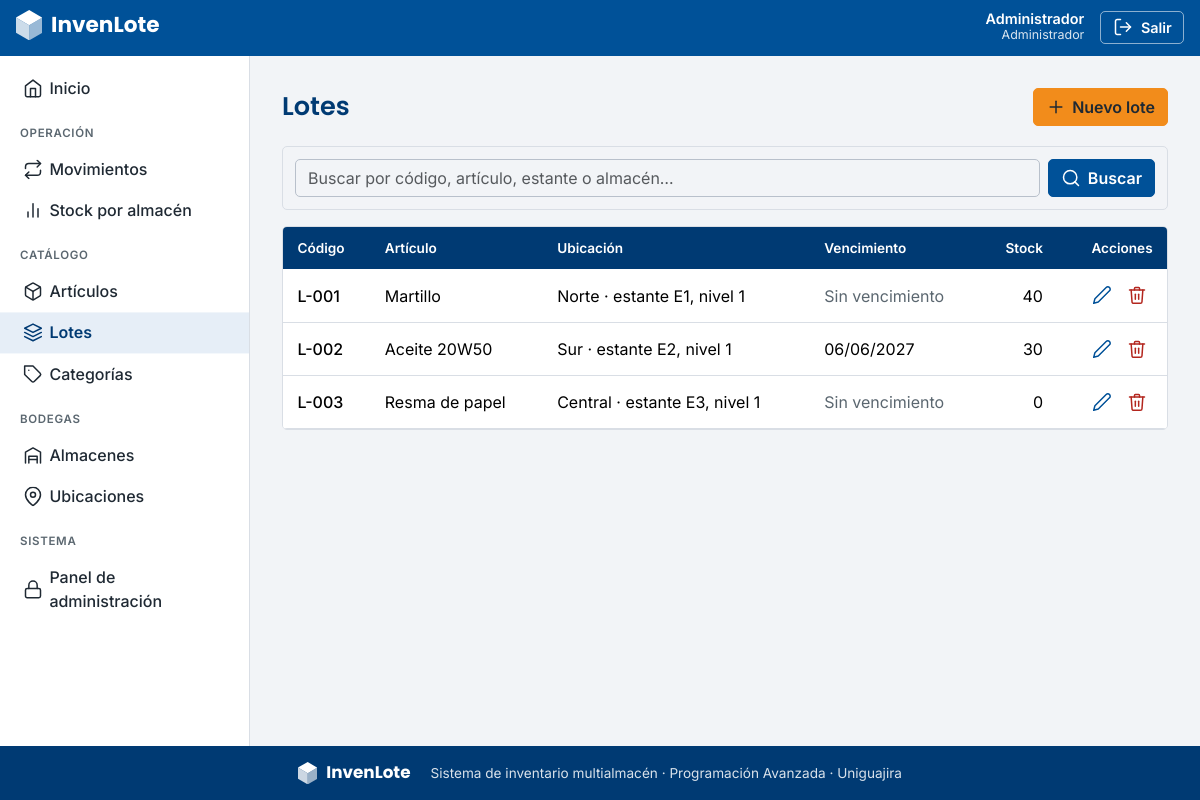
The page /lotes/ (signed in) on the database its author committed.
### apps/usuarios/models.py (models this page shows, shortened)
class Usuario(AbstractUser):
    class Rol(models.TextChoices):
        ADMIN = "ADMIN", "Administrador"
        JEFE = "JEFE", "Jefe de bodega"
        BODEGUERO = "BODEGUERO", "Bodeguero"
    pk_usu_id = models.BigAutoField(primary_key=True)
    usu_rol = models.CharField("rol", max_length=10, choices=Rol.choices, default=Rol.BODEGUERO)
    class Meta:
        db_table = "tbl_usuario"
        verbose_name = "usuario"
        verbose_name_plural = "usuarios"

### apps/lotes/models.py (models this page shows, shortened)
class Lote(models.Model):
    pk_lot_id = models.BigAutoField(primary_key=True)
    fk_art = models.ForeignKey(
        "articulos.Articulo", on_delete=models.CASCADE, related_name="lotes", verbose_name="artículo"
    )
    fk_ubi = models.ForeignKey(
        "ubicaciones.Ubicacion", on_delete=models.PROTECT, related_name="lotes", verbose_name="ubicación"
    )
    lot_codigo = models.CharField("código", max_length=30)
    lot_fecha_vencimiento = models.DateField("fecha de vencimiento", null=True, blank=True)
    class Meta:
        db_table = "tbl_lote"
        verbose_name = "lote"
        verbose_name_plural = "lotes"
    @admin.display(description="Stock actual")
    def stock_actual(self):
        r = self.detallemovimiento_set.aggregate(
            entradas=Sum("det_cantidad", filter=Q(fk_mov__mov_tipo="ENTRADA")),
            salidas=Sum("det_cantidad", filter=Q(fk_mov__mov_tipo="SALIDA")),
        )
        return (r["entradas"] or 0) - (r["salidas"] or 0)

### apps/articulos/models.py (models this page shows, shortened)
class Articulo(models.Model):
    pk_art_id = models.BigAutoField(primary_key=True)
    fk_cat = models.ForeignKey(
        "categorias.Categoria", on_delete=models.PROTECT, related_name="articulos", verbose_name="categoría"
    )
    art_codigo = models.CharField("código", max_length=30, unique=True)
    art_nombre = models.CharField("nombre", max_length=100)
    art_unidad = models.CharField("unidad", max_length=20)
    class Meta:
        db_table = "tbl_articulo"
        verbose_name = "artículo"
        verbose_name_plural = "artículos"

### apps/ubicaciones/models.py (models this page shows, shortened)
class Ubicacion(models.Model):
    pk_ubi_id = models.BigAutoField(primary_key=True)
    fk_alm = models.ForeignKey(
        "almacenes.Almacen", on_delete=models.CASCADE, related_name="ubicaciones", verbose_name="almacén"
    )
    ubi_estante = models.CharField("estante", max_length=20)
    ubi_nivel = models.CharField("nivel", max_length=20, blank=True)
    class Meta:
        db_table = "tbl_ubicacion"
        verbose_name = "ubicación"
        verbose_name_plural = "ubicaciones"

### apps/almacenes/models.py (models this page shows, shortened)
class Almacen(models.Model):
    pk_alm_id = models.BigAutoField(primary_key=True)
    alm_nombre = models.CharField("nombre", max_length=100)
    alm_direccion = models.CharField("dirección", max_length=150)
    class Meta:
        db_table = "tbl_almacen"
        verbose_name = "almacén"
        verbose_name_plural = "almacenes"

### apps/lotes/views.py (the view)
# urls.py: path("", views.LoteLista.as_view(), name="lista"),
class LoteLista(PermissionRequiredMixin, BusquedaMixin, ListView):
    model = Lote
    permission_required = "lotes.view_lote"
    campos_busqueda = ('lot_codigo', 'fk_art__art_nombre', 'fk_ubi__ubi_estante', 'fk_ubi__fk_alm__alm_nombre',)
    paginate_by = 10
    queryset = Lote.objects.select_related('fk_art', 'fk_ubi__fk_alm').order_by('lot_codigo')
    def get_context_data(self, **kwargs):
        contexto = super().get_context_data(**kwargs)
        hoy = timezone.localdate()
        contexto["hoy"] = hoy
        contexto["limite"] = hoy + timedelta(days=30)  # "por vencer" = vence en menos de 30 días
        return contexto

### config/context.py (called while the page is built)
def rol_usuario(request):
    usuario = request.user
    if not usuario.is_authenticated:
        return {}
    return {"rol": usuario.get_usu_rol_display()}

### config/mixins.py (called while the page is built)
    def get_queryset(self):
        consulta = super().get_queryset()
        texto = self.request.GET.get("q", "").strip()
        if texto and self.campos_busqueda:
            condicion = Q()
            for campo in self.campos_busqueda:
                condicion |= Q(**{f"{campo}__icontains": texto})
            consulta = consulta.filter(condicion)
        return consulta

    def get_context_data(self, **kwargs):
        contexto = super().get_context_data(**kwargs)
        contexto["q"] = self.request.GET.get("q", "").strip()
        parametros = self.request.GET.copy()
        parametros.pop("page", None)
        contexto["query"] = parametros.urlencode()
        return contexto

### templates/lotes/lote_list.html (shortened to what this page needs)
{% extends "base.html" %}
{% block contenido %}
{% url 'lotes:crear' as url_nuevo %}
{% include "includes/encabezado_lista.html" with titulo="Lotes" url_nuevo=url_nuevo texto_nuevo="Nuevo lote" permiso=perms.lotes.add_lote placeholder="Buscar por código, artículo, estante o almacén…" %}
<div class="card tabla-tarjeta">
  <div class="table-responsive">
    <table class="table align-middle mb-0">
      <thead><tr><th>Código</th><th>Artículo</th><th>Ubicación</th><th>Vencimiento</th><th class="text-end">Stock</th><th class="text-end">Acciones</th></tr></thead>
      <tbody>
        {% for obj in object_list %}
        <tr>
          <td class="fw-medium">{{ obj.lot_codigo }}</td><td>{{ obj.fk_art.art_nombre }}</td><td>{{ obj.fk_ubi.fk_alm.alm_nombre }} · estante {{ obj.fk_ubi.ubi_estante }}{% if obj.fk_ubi.ubi_nivel %}, nivel {{ obj.fk_ubi.ubi_nivel }}{% endif %}</td><td>{% include "includes/vencimiento.html" with lote=obj %}</td><td class="text-end">{{ obj.stock_actual }}</td>
          <td class="text-end">
            {% url 'lotes:editar' obj.pk as url_editar %}{% url 'lotes:eliminar' obj.pk as url_eliminar %}
            {% include "includes/acciones_fila.html" with url_editar=url_editar url_eliminar=url_eliminar puede_editar=perms.lotes.change_lote puede_eliminar=perms.lotes.delete_lote %}
          </td>
        </tr>
        {% empty %}
        <tr><td colspan="9" class="vacio">{% if q %}No hay resultados para «{{ q }}».{% else %}Todavía no hay lotes registrados.{% endif %}</td></tr>
        {% endfor %}
      </tbody>
    </table>
  </div>
</div>
{% endblock %}

### templates/includes/navbar.html (shortened to what this page needs)
<header class="barra-superior">
  <div class="barra-interna">
    <a class="marca" href="{% url 'inicio' %}" aria-label="InvenLote, ir al inicio">
      {% include "includes/logo.html" with blanco=True %}
    </a>
    {% if user.is_authenticated %}
    <div class="usuario">
      <div class="usuario-datos d-none d-sm-block">
        <div class="usuario-nombre">{{ user.get_full_name|default:user.username }}</div>
        <div class="usuario-rol">{{ rol }}</div>
      </div>
      <form method="post" action="{% url 'logout' %}">
        <button type="submit" class="btn-salir">{% include "includes/icono.html" with nombre="salir" %}<span>Salir</span></button>
      </form>
    </div>
    {% endif %}
  </div>
</header>

### templates/includes/icono.html
<svg class="ic" width="20" height="20" viewBox="0 0 24 24" aria-hidden="true" focusable="false"><use href="#i-{{ nombre }}"/></svg>

### templates/includes/vencimiento.html
{% if lote.lot_fecha_vencimiento %}
  {% if lote.lot_fecha_vencimiento < hoy %}
  <span class="estado-salida">{% include "includes/icono.html" with nombre="alert" %}Vencido · {{ lote.lot_fecha_vencimiento|date:"d/m/Y" }}</span>
  {% elif lote.lot_fecha_vencimiento <= limite %}
  <span class="estado-vencer">{% include "includes/icono.html" with nombre="clock" %}Por vencer · {{ lote.lot_fecha_vencimiento|date:"d/m/Y" }}</span>
  {% else %}{{ lote.lot_fecha_vencimiento|date:"d/m/Y" }}{% endif %}
{% else %}<span class="texto-suave">Sin vencimiento</span>{% endif %}

### templates/includes/acciones_fila.html (shortened to what this page needs)
<div class="acciones">
  {% if puede_editar %}<a class="icono-accion" href="{{ url_editar }}" title="Editar" aria-label="Editar">{% include "includes/icono.html" with nombre="pencil" %}</a>{% endif %}
  {% if puede_eliminar %}<a class="icono-accion peligro" href="{{ url_eliminar }}" title="Eliminar" aria-label="Eliminar">{% include "includes/icono.html" with nombre="trash" %}</a>{% endif %}
</div>

### static/invenlote/app.css (style rules this page uses)
:root { --il-azul: #005198; --il-azul-oscuro: #003A73; --il-naranja: #F28C1B; --il-gris: #F2F4F7; --il-texto: #1F2933; --il-suave: #5B6770; --il-borde: #D9DEE5; --il-rojo: #B3261E; --il-verde: #1E7B3A; --bs-primary: var(--il-azul); --bs-primary-rgb: 0, 81, 152; --bs-link-color: var(--il-azul); --bs-link-color-rgb: 0, 81, 152; --bs-link-hover-color: var(--il-azul-oscuro); --bs-body-color: var(--il-texto); --bs-body-bg: var(--il-gris); --bs-body-font-family: 'Inter', system-ui, -apple-system, 'Segoe UI', sans-serif; --bs-border-color: var(--il-borde); --bs-border-radius: 5px; --bs-border-radius-sm: 5px; --bs-border-radius-lg: 5px; }
body { background: var(--il-gris); color: var(--il-texto); display: flex; flex-direction: column; min-height: 100vh; }
a { text-decoration: none; }
.ic { flex: none; fill: none; stroke: currentColor; stroke-width: 1.8; stroke-linecap: round; stroke-linejoin: round; vertical-align: -4px; margin-right: .4rem; }
.barra-superior { background: var(--il-azul); color: #fff; position: sticky; top: 0; z-index: 1030; }
.barra-interna { display: flex; align-items: center; gap: .75rem; padding: .6rem 1rem; max-width: 1500px; margin: 0 auto; }
.marca { color: #fff; margin-right: auto; }
.usuario { display: flex; align-items: center; gap: 1rem; }
.usuario-nombre { font-weight: 600; font-size: .9rem; line-height: 1.1; text-align: right; }
.usuario-rol { font-size: .78rem; opacity: .85; text-align: right; }
.btn-salir { background: transparent; color: #fff; border: 1px solid rgba(255,255,255,.55); border-radius: 5px; padding: .3rem .7rem; font-weight: 600; font-size: .9rem; }
.btn-salir .ic { margin-right: .3rem; }
.card { border-color: var(--il-borde); border-radius: 5px; box-shadow: none; }
.tabla-tarjeta { overflow: hidden; }
.table { --bs-table-bg: #fff; margin-bottom: 0; }
.table thead th { background: var(--il-azul-oscuro); color: #fff; font-weight: 600; font-size: .85rem; white-space: nowrap; border-bottom: 0; padding: .7rem .9rem; }
.table td { padding: .65rem .9rem; vertical-align: middle; }
.acciones { display: inline-flex; gap: .25rem; }
.icono-accion { display: inline-flex; padding: .35rem; border-radius: 5px; color: var(--il-azul); }
.icono-accion .ic { margin: 0; }
.icono-accion.peligro { color: var(--il-rojo); }
.texto-suave { color: var(--il-suave); }

### rows shown on the page
Usuario: get_full_name "Administrador", first_name "Administrador"
Lote: lot_codigo "L-001", fk_art.art_nombre "Martillo", fk_ubi.fk_alm.alm_nombre "Norte", fk_ubi.ubi_estante "E1", fk_ubi.ubi_nivel "1", shows "Sin vencimiento", stock_actual "40"
Lote: lot_codigo "L-002", fk_art.art_nombre "Aceite 20W50", fk_ubi.fk_alm.alm_nombre "Sur", fk_ubi.ubi_estante "E2", fk_ubi.ubi_nivel "1", lot_fecha_vencimiento "06/06/2027", stock_actual "30"
Lote: lot_codigo "L-003", fk_art.art_nombre "Resma de papel", fk_ubi.fk_alm.alm_nombre "Central", fk_ubi.ubi_estante "E3", fk_ubi.ubi_nivel "1", shows "Sin vencimiento", stock_actual "0"

### other values the page prints
{{ titulo }} "Lotes"
{{ texto_nuevo }} "Nuevo lote"
